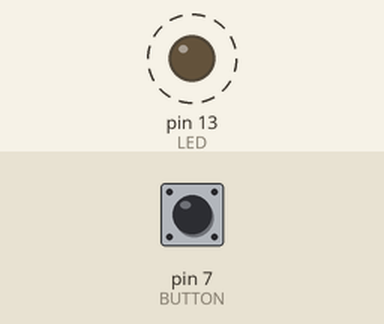
Recording of a sketch running on a simulated Arduino Mega 2560, built with avr-gcc and run on an emulated ATmega2560. On the bench: output pins drawn as LEDs (lit = HIGH). Dashed ring = blinking. Inputs (shaded band) come from the test bench; at power-on: pin 7 (BUTTON) HIGH.

Above: at 0.9 s.
1.3 s: pin 7 (BUTTON) pulled LOW for 3.2 s
At 1.3 s:
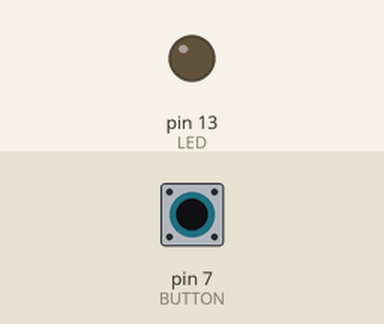
At 2.0 s:
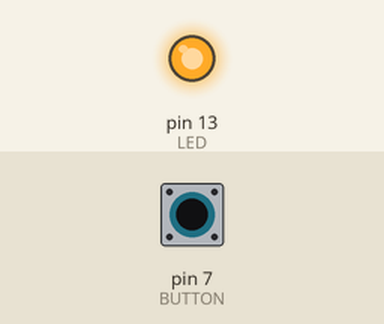
Timing chart, 0 to 12.0 s (numbered marks = the images above; inputs shaded):
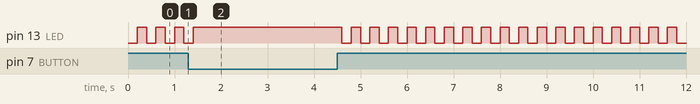

The sketch:

Timer_GPIO.ino
```cpp
/*
* File: Timer_GPIO.ino
* Author: HOANG QUOC BINH
* Date: 29/03/2023
* Description: This is file for Timer and GPIO
*/

//---------------Variable for doccambien function----------------//
#define num_sensor 10
int lastButtonState[num_sensor];
int lastCBState[num_sensor];
unsigned long lastDebounceTime[num_sensor] = {0,0,0,0,0};

#define LED 13
#define BUTTON 7

uint8_t ui8_is_not_run_led = 0;

void setup() {
  // put your setup code here, to run once:
	pinMode(LED, OUTPUT);
	pinMode(BUTTON, INPUT_PULLUP);
	initInterrupt_timer();
}

void loop() {
  // put your main code here, to run repeatedly:
	if(Read_Button(BUTTON, 0) == 1){
		ui8_is_not_run_led = 1;
	}
	else ui8_is_not_run_led = 0;
}

/*
* Function: initInterrupt_timer
* Description: This function use for init timer
* Input:
*   Dont have input parameters
* Output:
*   return: None
*/
void initInterrupt_timer(){
    noInterrupts();
    cli(); //Stop all Interrupt

    //---------Reset Timer/Counter1------------//
    TCCR1A = 0;  //reset register of TIM1/CNT1
    TCCR1B = 0;  //reset register of TIM1/CNT1
    TIMSK1 = 0;
    TIFR1 = 0;   //reset flag interrupt


    /*----Config Timer interrupt------*/
    /*
        Interrupt do after 200ms. Use timer 1
        Arduino Mega run on 16Mhz. Set prescale 256 => 256/16Mhz = 16uS (1 tick ui64_cnt)
        so if ui64_cnt from 0 to 65535 = 65536 * 16us = 1,048s > 0.2s
        If interrupt do after 0.2s => 0.2s/16us = 12500 ui64_cnt => 65536 - 12500 = 53036
        => value of TCNT1 = 53036.
    */
     TCCR1B |= (1<<CS12);  //set bit CS12 to set prescale is 256
     TCNT1 = 53036;        //Set TCNT1 register ui64_cnt from 53036 to 65535
     TIMSK1 = (1<<TOIE1);  //Set bit TOIE1 to 1 to enable overflow interrupt
     // OCR1B = 12500;
     sei(); //Start All Interrupt
     interrupts();

}

/*
* Function: TIMER1_OVF_vect
* Description: This function use for handle timer interrupt
* Input:
*   Dont have input parameters
* Output:
*   return: None
*/
ISR(TIMER1_OVF_vect){  //ISR(Vector_name) Vector_name must be right name of interrupt. TIMER1_OVF_vect is Overflow interrupt Timer1
    TCNT1 = 53036;
	if(ui8_is_not_run_led == 1) return;
	digitalWrite(LED, !digitalRead(LED));
}

/*
* Function: Read_Button
* Description: This function use for read button
* Input:
*   pin - pin button
*	index - index button in array
* Output:
*   return: state of button
*/
int Read_Button(int pin, int index){
   int reading = digitalRead(pin);

  if (reading != lastButtonState[index]) {
		lastDebounceTime[index] = millis();
  }

  if ((millis() - lastDebounceTime[index]) > 100) {
	if(reading == LOW){
        return 1;
    }
  }

  lastButtonState[index] = reading;
  return 0;
}
```

Measured:
- by itself, pin 13 (LED): repeats every 0.40 s: LOW 0.20 s, HIGH 0.20 s
